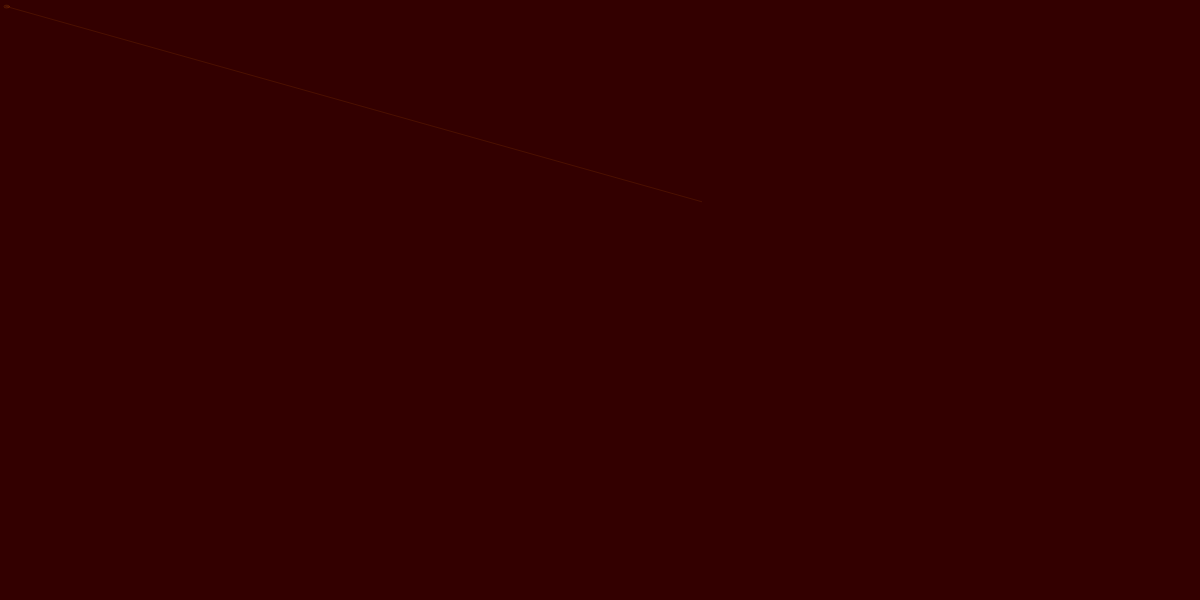
Frame 1 (no input)
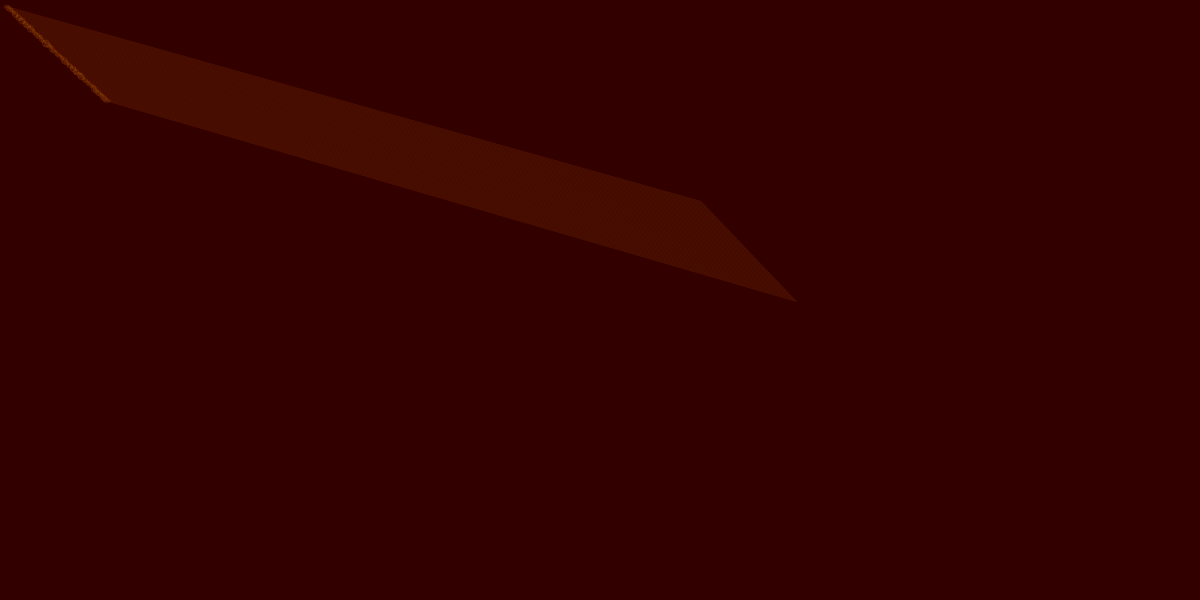
Frame 60 (no input)
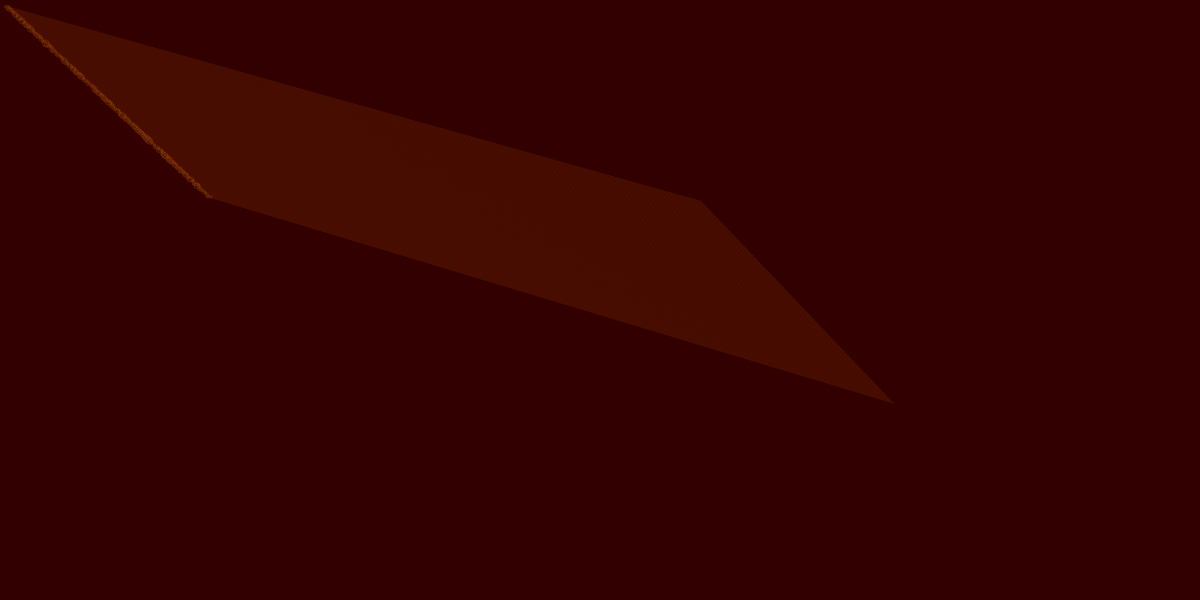
Frame 120 (the mouse pressed at the canvas centre since frame 60)

The p5.js sketch that drew these frames (run headless with seeded random() and noise() and a simulated clock; from frame 60 on, the mouse is pressed at the canvas centre):

// p5.js sketch
// ── sketch.js
var phun = 1.7;
var phan = 1.6;
var phin = 1.61;
var phon = 1.69;
var x = 5;
var y = 5;
var x2 = 700;
var y2 = 200;

function setup() {
	createCanvas(1200,600);
	background(51, 0, 0);
	stroke(204, 102, 0, 40);
	fill(177, 104, 32, 30);
}

function draw() {
  if (x>=1199 || x<=2) { 
  	phun = (phun * -1) + ((mouseX / 1200)*4);
  }
  if (y>=599 || y<=2) { 
  	phan = (phan * -1) + ((mouseY / 600)*4);
  }
  if (x2>=1199 || x2<=2) { 
  	phin = (phin * -1) + ((mouseX / 1200)*4);
  }
  if (y2>=599 || y2<=2) { 
  	phon = (phon * -1) + ((mouseY / 600)*4);
  }
  x=x+phun;
  y=y+phan;
  x2=x2+phin;
  y2=y2+phon;

  line(x,y,x2,y2);
  ellipse(x,y,random(2,7),random(2,7));
  // ellipse(x2,y2,random(2,4),random(2.4));
  console.log (x + "," + y + "," + x2 + "," + y2)
}
